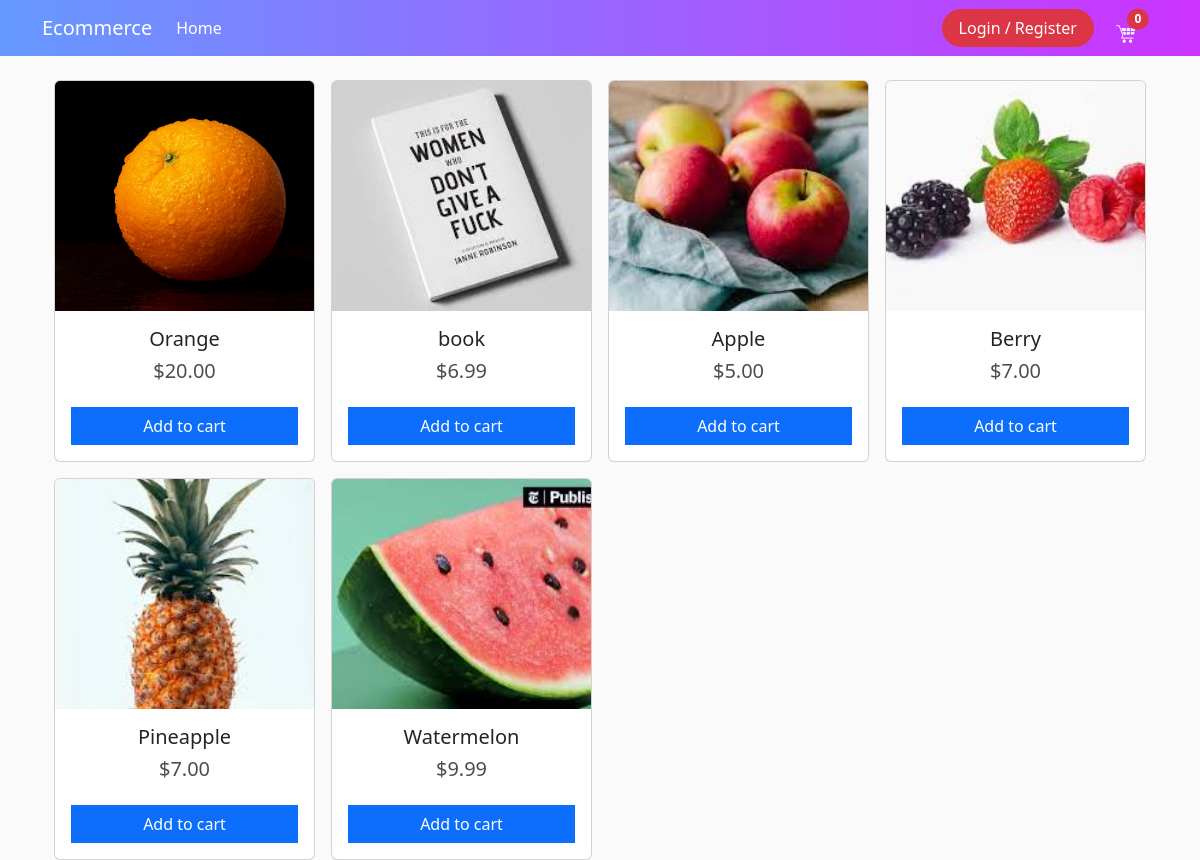
The page / on the database its author committed.
### shop/models.py (models this page shows, shortened)
class Product(models.Model):
    name = models.CharField(max_length=255)
    description = models.TextField(blank=True)
    price = models.DecimalField(max_digits=10, decimal_places=2)
    is_digital = models.BooleanField(default=False)
    image = models.ImageField(upload_to='products/')
    category = models.ForeignKey(Category, on_delete=models.CASCADE)

### shop/views.py (the view)
# urls.py: path('',include("shop.urls")),
def shop(request):
    data=cart_data(request)
    cart_total=data['cart_total']
    context={
       "products":Product.objects.all(),
       "cart_total":cart_total
    }
    return render(request,"shop/shop.html",context )

### shop/utils.py (called while the page is built, shortened)
def cookie_cart(request):
    orderitems=[]
    order={'get_cart_total_price':0,"get_cart_total":0,"shipping":False}
    cart_total=order['get_cart_total']
    try:
        cart=json.loads(request.COOKIES['cart'])
    except:
            cart={}
    return {  "orderitems":orderitems,
       "order":order,
       "cart_total":cart_total}

def cart_data(request):
    if request.user.is_authenticated:
        customer=request.user.customer
        order,created=Order.objects.get_or_create(customer=customer,complete=False)
        orderitems=order.orderitem_set.all()
        cart_total=order.get_cart_total
    else:
        cookie_data=cookie_cart(request)
        orderitems=cookie_data['orderitems']
        order=cookie_data['order']
        cart_total=cookie_data['cart_total']
    return {  "orderitems":orderitems,
       "order":order,
       "cart_total":cart_total}

### shop/templates/shop/shop.html
{% extends 'shop/main.html' %}
{% load static %}
{% block content%}
<div class="container mt-4">
  <div class="row gx-3 gy-3 align-items-start">
    {% for product in products %}
    <div class="col-md-3  col-sm-6">
      <div class="card">
        <img src="{{product.image.url}}" width="200" height="230" style="object-fit: cover;" class="card-img-top"
          alt="{{product.name}}" />
        <div class="card-body text-center">
          <h5 class="card-title">{{product.name}}</h5>
          <h5 href="#" class="">${{product.price}}</h5>
          <div class="mt-4">
            <a data-action="add" data-id="{{product.id}}" href="#" class="btn btn-primary w-100 modify-cart">Add to cart</a>
          </div>
        </div>
      </div>
    </div>
    {% endfor %}
  </div>
</div>
{% endblock content%}

### shop/templates/shop/main.html (shortened to what this page needs)
<!DOCTYPE html>
{% load static %}
<html lang="en">
<head>
    <link href="https://cdn.jsdelivr.net/npm/bootstrap@5.3.0-alpha3/dist/css/bootstrap.min.css" rel="stylesheet"
>
        <link rel="stylesheet" href="https://cdn.jsdelivr.net/npm/bootstrap-icons@1.9.1/font/bootstrap-icons.css">
        <link rel="stylesheet" type="text/css" href="{% static 'css/main.css' %}">
</head>
<body>
     {% include 'shop/nav.html' %}
    <div class="container">
        {% block content%}
        {% endblock content %}
    </div>
</body>
</html>

### shop/templates/shop/nav.html (shortened to what this page needs)
{% load static %}
<nav class="navbar navbar-expand-lg bg-dark navbar-dark">
  <div class="container">
    <a class="navbar-brand" href="{% url 'shop' %}">Ecommerce</a>
    <div class="collapse navbar-collapse" id="navbarSupportedContent">
      <ul class="navbar-nav me-auto mb-2 mb-lg-0">
        <li class="nav-item">
          <a class="nav-link active" aria-current="page" href="{% url 'shop'%}">Home</a>
        </li>
      </ul>
      <div style="margin-right:20px" class="form-inline my-2 my-lg-0">
        {% if user.is_authenticated %}
        <a href="/account/logout/" class="btn btn-danger rounded-pill px-3">Logout</a>
        {% else %}
        <a href="/account/login/" class="btn btn-danger rounded-pill px-3">Login / Register</a>
        {% endif %}
       {% if  request.path == "/account/login/" or  request.path == "/account/logout/" or  request.path == "/account/signup/" %}
         {% else %}
        <a  href="{% url 'cart' %}" class="position-relative">
            <img style="margin-top:14px !important"    id="cart-icon" src="{% static 'image/cart2.png' %}">
            <span id="cart-total" class="mt-1 position-absolute top-0 start-100 translate-middle badge rounded-pill bg-danger">
            {{cart_total}}
            </span>
        </a>
        {% endif %}
      </div>
    </div>
</nav>

### static/css/main.css (style rules this page uses)
body { background-color: hsl(0, 0%, 98%); }
h1, h2, h3, h4, h5, h6 { color: hsl(0, 0%, 30%); }
.bg-dark { background: linear-gradient(to left, #cc33ff 0%, #6699ff 100%); }
#cart-icon { width: 25px; display: inline-block; margin-left: 15px; }
.btn { border-radius: 0; }

### rows shown on the page
Product: image (picture), name "Orange", price "20.00"
Product: image (picture), name "book", price "6.99"
Product: image (picture), name "Apple", price "5.00"
Product: image (picture), name "Berry", price "7.00"
Product: image (picture), name "Pineapple", price "7.00"
Product: image (picture), name "Watermelon", price "9.99"

### other values the page prints
{{ cart_total }} "0"
